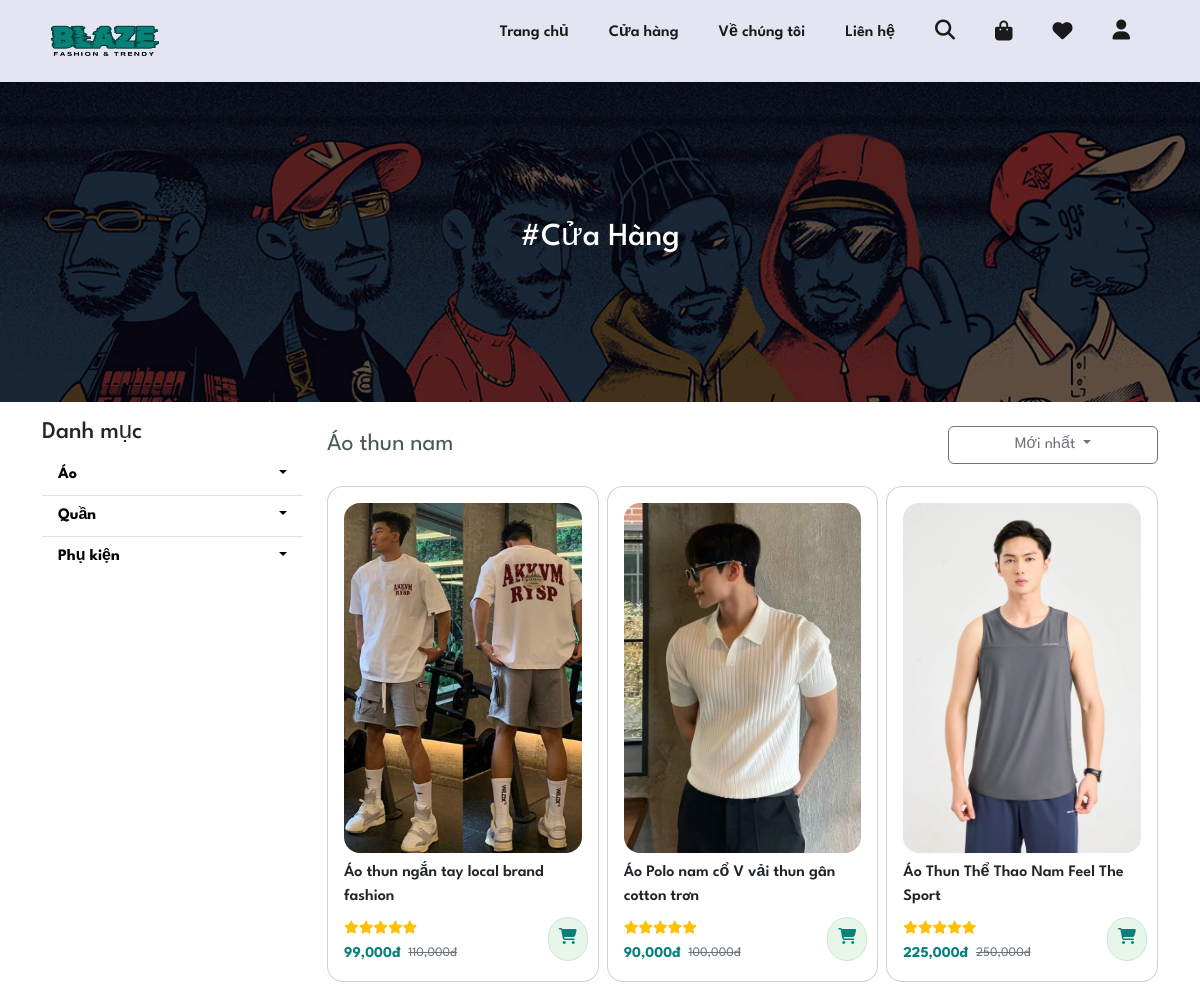
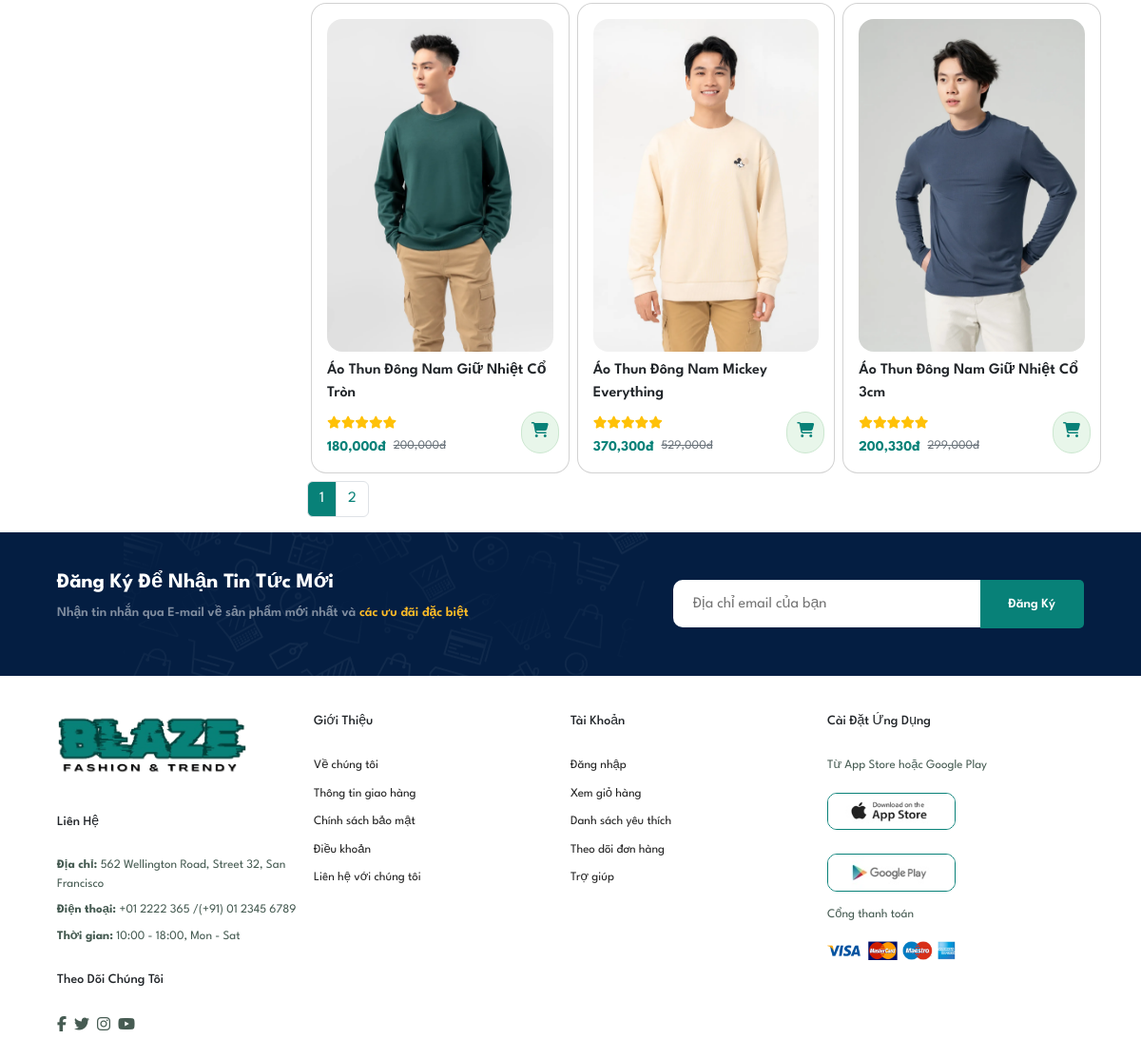
/san-pham/danh-muc-1-trang-1, run on the app's committed database (2 pictures, top to bottom).
### tables this page shows
CREATE TABLE `categories` (
  `id` int(5) NOT NULL,
  `name` varchar(255) NOT NULL,
  `created_at` DATETIME NOT NULL DEFAULT current_timestamp(),
  `updated_at` timestamp NOT NULL DEFAULT current_timestamp() ON UPDATE current_timestamp(),
  `status` tinyint(1) NOT NULL DEFAULT 0
);

CREATE TABLE `subcategories` (
  `id` int(5) NOT NULL,
  `category_id` int(5) NOT NULL,
  `name` varchar(255) NOT NULL,
  `created_at` DATETIME NOT NULL DEFAULT current_timestamp(),
  `updated_at` timestamp NOT NULL DEFAULT current_timestamp() ON UPDATE current_timestamp(),
  `status` tinyint(1) NOT NULL DEFAULT 0
);

CREATE TABLE `products` (
  `id` int(5) NOT NULL,
  `subcategory_id` int(5) NOT NULL,
  `name` varchar(255) NOT NULL,
  `price` double(10,0) NOT NULL,
  `discount_percent` decimal(5,2) NOT NULL DEFAULT 0.00,
  `detail` varchar(2000) NOT NULL,
  `views` int(10) NOT NULL DEFAULT 0,
  `sales` int(10) NOT NULL DEFAULT 0,
  `created_at` DATETIME NOT NULL DEFAULT current_timestamp(),
  `updated_at` timestamp NOT NULL DEFAULT current_timestamp() ON UPDATE current_timestamp(),
  `status` tinyint(1) NOT NULL DEFAULT 0
);

### app/App.php (called while the page is built, shortened)
<?php
class App
{
    private $__controller, $__action, $__params, $__routes, $__privile;
    function __construct()
    {
        global $routes;
        $this->__routes = new Route();
        if (!empty($routes['default_controller'])) {
            $this->__controller = $routes['default_controller'];
        }
        $this->__action = 'index';
        $this->handlerUrl();
    }
    function getUrl()
    {
        if (!empty($_SERVER['PATH_INFO'])) {
            $url = $_SERVER['PATH_INFO'];
        } else {
            $url = '/';
        }
        return $url;
    }
    public function handlerUrl()
    {
        $url = $this->getUrl();
        $url = $this->__routes->handleRoute($url);
        $urlArray = array_filter(explode('/', $url));
        $urlArray = array_values($urlArray);
        $isAdmin = false;
        if (!empty($urlArray)) {
            if (!empty($urlArray[0])) {
                $this->__controller = ucfirst($urlArray[0]);
            }
            $controllerPath = $isAdmin ? 'app/controllers/admin/' . $this->__controller . '.php' : 'app/controllers/' . $this->__controller . '.php';
            if (file_exists($controllerPath)) {
                if (class_exists($this->__controller)) {
                    $this->__controller = new $this->__controller();
                    unset($urlArray[0]);
                } else {
                    $this->loadError();
                    return;
                }
            } else {
                $this->loadError();
                return;
            }
        } else {
            header("Location: " . _WEB_ROOT_ . "/trang-chu");
        }
        if (!empty($urlArray[1])) {
            $this->__action = $urlArray[1];
            unset($urlArray[1]);
        }
        $this->__params = array_values($urlArray);
        call_user_func_array([$this->__controller, $this->__action], $this->__params);
    }
}

### index.php (called while the page is built, shortened)
<?php
$app = new App();

### configs/database.php (called while the page is built, shortened)
<?php
class Database
{
    private $servername = DB_HOST;
    private $database = DB_NAME;
    private $username = DB_USER;
    private $password = DB_PASS;
    private $charset = "utf8mb4";
    private $pdo;
    public function __construct()
    {
        try {
            $dsn = "mysql:host=$this->servername;dbname=$this->database;charset=$this->charset";
            $this->pdo = new PDO($dsn, $this->username, $this->password);
            $this->pdo->setAttribute(PDO::ATTR_ERRMODE, PDO::ERRMODE_EXCEPTION);
        } catch (PDOException $e) {
            echo "Connection failed: " . $e->getMessage();
        }
    }
    public function query($sql, $param = [])
    {
        $stmt = $this->pdo->prepare($sql);
        if ($param) {
            $stmt->execute($param);
        } else {
            $stmt->execute();
        }
        return $stmt;
    }
    public function getAll($sql, $param = [])
    {
        $stmt = $this->query($sql, $param);
        return $stmt->fetchAll(PDO::FETCH_ASSOC);
    }
}

### app/models/CategoryModel.php (called while the page is built, shortened)
<?php
class CategoryModel{
    private $db;
    public function __construct()
    {
        $this->db = new Model();
    }
    public function getAllCateClient(){
        $sql = "SELECT * FROM categories ";
        $sql .= "WHERE status = 0";
        return $this->db->getAll($sql);
    }
}

### app/models/SubCategoryModel.php (called while the page is built, shortened)
<?php
class SubCategoryModel
{
    private $db;
    public function __construct()
    {
        $this->db = new Model();
    }
    public function getAllSubCateClient()
    {
        $sql = "SELECT * FROM subcategories ";
        $sql .= "WHERE status = 0";
        return $this->db->getAll($sql);
    }
}

### app/models/ProductModel.php (called while the page is built, shortened)
<?php
class ProductModel
{
    private $subCategory_id = null;
    private $db;
    public function __construct()
    {
        $this->db = new Model();
    }
    public function setSubCategory_id($subCategory_id)
    {
        return $this->subCategory_id = $subCategory_id;
    }
    public function getSubCategory_id()
    {
        return $this->subCategory_id;
    }
    public function getAllPro($method, $item_per_page, ProductModel $sp, $keyword = null, $current_page = null, $filter = 'DESC'): array
    {
        $offset = ($current_page - 1) * $item_per_page;
        $sql = "SELECT pro.*, (SELECT proImg.image FROM productimages proImg WHERE proImg.product_id = pro.id LIMIT 1) AS img";
        $sql .= " FROM products pro";
        if ($keyword != null) {
            $sql .= " WHERE pro.name LIKE '%" . $keyword . "%'";
        } else {
            $sql .= " WHERE 1";
        }
        if ($sp->getSubCategory_id() != null) {
            $sql .= " AND pro.subcategory_id = " . $sp->getSubCategory_id();
        }
        $sql .= " AND pro.status = 0";
        $sql .= " ORDER BY pro." . $method . " " . $filter . "";
        $sql .= " LIMIT " . $item_per_page;
        return $this->db->getAll($sql);
    }
}

### app/views/products/index.php (the view, shortened to what this page needs)
<section id="page-header">
    <h2>#Cửa Hàng</h2>
</section>
<div class="container my-3 d-lg-containerFluid-brand">
    <div class="row">
        <div class="col-lg-3 col-md-4 col-sm-4">
            <h4>Danh mục</h4>
            <ul class="list-group list-group-flush">
                <?php foreach ($dataCategory as $cate) { ?>
                    <li class="list-group-item">
                        <a class="text-decoration-none d-flex justify-content-between align-items-center text-black fw-bold"
                            data-bs-toggle="collapse" href="#<?= $cate['id'] ?>" role="button" aria-expanded="false"
                            aria-controls="<?= $cate['id'] ?>"><?= $cate['name'] ?><span class="dropdown-toggle"></span>
                        </a>
                    </li>
                <?php } ?>
            </ul>
        </div>
        <div class="col-lg-9 col-md-8 col-sm-8">
            <div class="d-flex justify-content-between my-2">
                <p class="fs-4">
                    <?php if (!isset($_POST['submitSearch'])) { ?>
                        <?php if (isset($idSubCate) && $idSubCate > 0) {
                            foreach ($dataSubCategory as $item) {
                                if ($item['id'] == $idSubCate) {
                                    echo $item['name'];
                                }
                            }
                        } ?>
                    <?php } ?>
                </p>
                <div class="w-25 d-flex justify-content-end">
                    <form action="<?= _WEB_ROOT_ ?>/san-pham/danh-muc-<?= $idSubCate ?>-trang-1" method="POST">
                        <div class="dropdown">
                            <button style="width: 210px;" class="btn btn-outline-secondary dropdown-toggle"
                                type="button" id="dropdownMenuButton" data-bs-toggle="dropdown" aria-expanded="false">
                                <?php
                                switch ($filter ?? '') {
                                    default:
                                        echo 'Mới nhất';
                                }
                                ?>
                            </button>
                        </div>
                    </form>
                </div>
            </div>
            <div class="row g-2">
                <?php if (isset($dataPro) && !empty($dataPro)) { ?>
                    <?php foreach ($dataPro as $pro) {
                        extract($pro) ?>
                        <div class="col-xl-4 col-lg-4 col-md-6 col-12">
                            <div class="card rounded-4">
                                <div class="card-body d-flex flex-column gap-2">
                                    <a class="text-decoretion-none" href="<?= _WEB_ROOT_ ?>/san-pham/ma-san-pham-<?= $id ?>">
                                        <img style="height: 350px; object-fit: cover;"
                                            src="<?= _WEB_ROOT_ ?>/public/assets/img/<?= $img ?>" class="card-img-top rounded-4"
                                            alt="...">
                                    </a>
                                    <p class="card-title m-0 p-0 fw-semibold"><?= $name; ?></p>
                                    <div class="rate d-flex text-warning mt-1 fs-13">
                                        <i class="fa-solid fa-star"></i>
                                        <i class="fa-solid fa-star"></i>
                                        <i class="fa-solid fa-star"></i>
                                        <i class="fa-solid fa-star"></i>
                                        <i class="fa-solid fa-star"></i>
                                    </div>
                                    <div class="d-flex justify-content-between align-items-center">
                                        <div class="d-flex align-items-center gap-2">
                                            <span
                                                class="price fw-bold"><?= number_format($price - ($price * $discount_percent / 100)) ?>đ</span>
                                            <del class="fs-13 text-secondary"><?= number_format($price) ?>đ</del>
                                        </div>
                                        <a href="#" id="shopping"><i class="fa-solid fa-cart-shopping"></i></a>
                                    </div>
                                </div>
                            </div>
                        </div>
                    <?php } ?>
                    <?php if (isset($totalPage) && $totalPage > 1): ?>
                        <div class="pagination">
                            <?= $pagination ?>
                        </div>
                    <?php endif ?>
                </div>
            <?php } else {
                    echo '<div class="my-5 d-flex align-items-center justify-content-center">
                    <h2 class="text-danger">Sản phẩm không tồn tại!</h2>
                    </div>';
                } ?>
        </div>
    </div>
</div>

### data on the page
categories: name "Áo"
categories: name "Quần"
categories: name "Phụ kiện"
subcategories: name "Áo thun nam"
products: shows a picture, name "Áo thun ngắn tay local brand fashion", $price - ($price * $discount_percent / 100) "99,000", price "110,000"
products: shows a picture, name "Áo Polo nam cổ V vải thun gân cotton trơn", $price - ($price * $discount_percent / 100) "90,000", price "100,000"
products: shows a picture, name "Áo Thun Thể Thao Nam Feel The Sport", $price - ($price * $discount_percent / 100) "225,000", price "250,000"
products: shows a picture, name "Áo Thun Đông Nam Giữ Nhiệt Cổ Tròn", $price - ($price * $discount_percent / 100) "180,000", price "200,000"
products: shows a picture, name "Áo Thun Đông Nam Mickey Everything", $price - ($price * $discount_percent / 100) "370,300", price "529,000"
products: shows a picture, name "Áo Thun Đông Nam Giữ Nhiệt Cổ 3cm", $price - ($price * $discount_percent / 100) "200,330", price "299,000"
